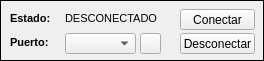
         <widget class="QFrame" name="frame">
          <property name="sizePolicy">
           <sizepolicy hsizetype="Preferred" vsizetype="MinimumExpanding">
            <horstretch>0</horstretch>
            <verstretch>0</verstretch>
           </sizepolicy>
          </property>
          <property name="minimumSize">
           <size>
            <width>261</width>
            <height>61</height>
           </size>
          </property>
          <property name="maximumSize">
           <size>
            <width>16777215</width>
            <height>61</height>
           </size>
          </property>
          <property name="frameShape">
           <enum>QFrame::Box</enum>
          </property>
          <property name="frameShadow">
           <enum>QFrame::Plain</enum>
          </property>
          <property name="lineWidth">
           <number>1</number>
          </property>
          <widget class="QLabel" name="label_3">
           <property name="geometry">
            <rect>
             <x>10</x>
             <y>8</y>
             <width>63</width>
             <height>20</height>
            </rect>
           </property>
           <property name="font">
            <font>
             <pointsize>8</pointsize>
             <bold>true</bold>
            </font>
           </property>
           <property name="text">
            <string>Estado:</string>
           </property>
          </widget>
          <widget class="QLabel" name="label_5">
           <property name="geometry">
            <rect>
             <x>10</x>
             <y>32</y>
             <width>63</width>
             <height>20</height>
            </rect>
           </property>
           <property name="font">
            <font>
             <pointsize>8</pointsize>
             <bold>true</bold>
            </font>
           </property>
           <property name="text">
            <string>Puerto:</string>
           </property>
          </widget>
          <widget class="QLabel" name="label_connection">
           <property name="geometry">
            <rect>
             <x>65</x>
             <y>8</y>
             <width>121</width>
             <height>20</height>
            </rect>
           </property>
           <property name="font">
            <font>
             <pointsize>8</pointsize>
            </font>
           </property>
           <property name="text">
            <string>DESCONECTADO</string>
           </property>
          </widget>
          <widget class="QComboBox" name="comboBox">
           <property name="geometry">
            <rect>
             <x>65</x>
             <y>33</y>
             <width>71</width>
             <height>21</height>
            </rect>
           </property>
          </widget>
          <widget class="QPushButton" name="pushButton_USBportrefresh">
           <property name="geometry">
            <rect>
             <x>140</x>
             <y>33</y>
             <width>21</width>
             <height>21</height>
            </rect>
           </property>
           <property name="text">
            <string/>
           </property>
          </widget>
          <widget class="QPushButton" name="pushButton_connect">
           <property name="geometry">
            <rect>
             <x>180</x>
             <y>9</y>
             <width>75</width>
             <height>21</height>
            </rect>
           </property>
           <property name="text">
            <string>Conectar</string>
           </property>
          </widget>
          <widget class="QPushButton" name="pushButton_disconnect">
           <property name="geometry">
            <rect>
             <x>180</x>
             <y>33</y>
             <width>75</width>
             <height>21</height>
            </rect>
           </property>
           <property name="text">
            <string>Desconectar</string>
           </property>
          </widget>
         </widget>
